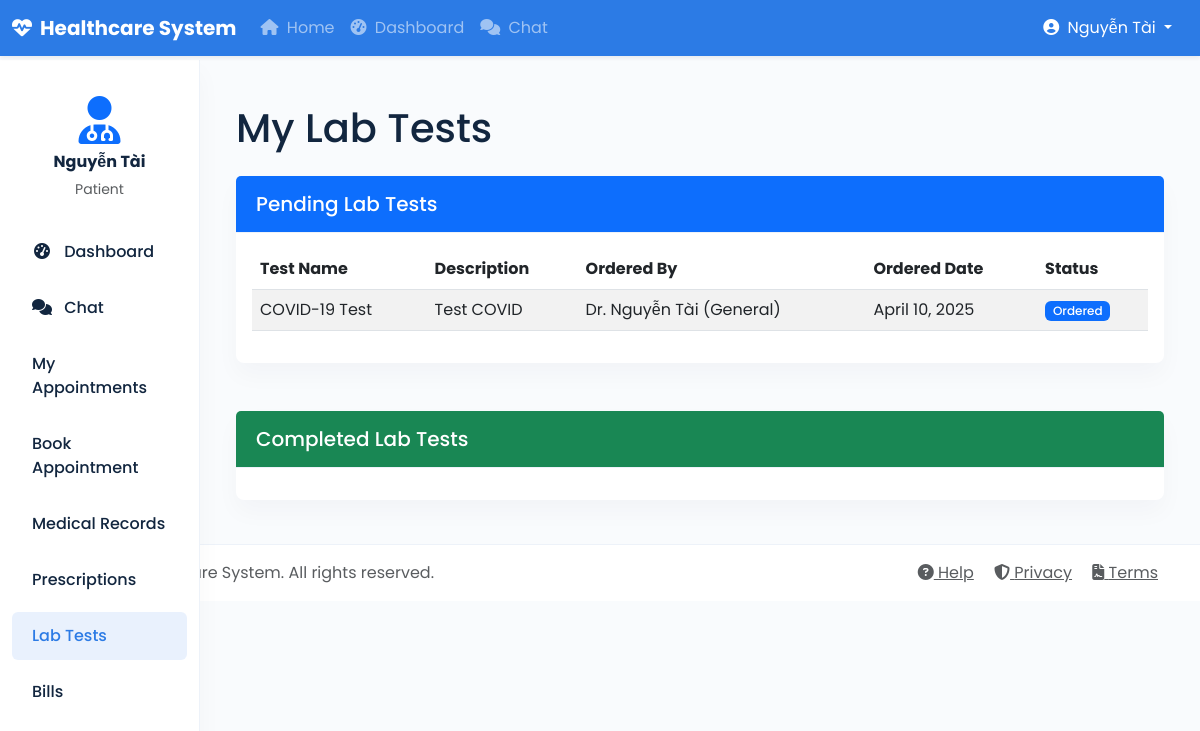
The page /patient/lab-tests/ (signed in) on the database its author committed.
### core/models.py (models this page shows, shortened)
class User(AbstractUser):
    USER_TYPE_CHOICES = (
        ('patient', 'Patient'),
        ('doctor', 'Doctor'),
        ('nurse', 'Nurse'),
        ('admin', 'Administrator'),
        ('pharmacist', 'Pharmacist'),
        ('insurance', 'Insurance Provider'),
        ('lab_tech', 'Lab Technician'),
    )
    user_type = models.CharField(max_length=20, choices=USER_TYPE_CHOICES)
    phone_number = models.CharField(max_length=15, blank=True, null=True)
    address = models.TextField(blank=True, null=True)
    date_of_birth = models.DateField(blank=True, null=True)

class LabTest(models.Model):
    STATUS_CHOICES = (
        ('ordered', 'Ordered'),
        ('sample_collected', 'Sample Collected'),
        ('in_progress', 'In Progress'),
        ('completed', 'Completed'),
        ('cancelled', 'Cancelled'),
    )
    patient = models.ForeignKey(Patient, on_delete=models.CASCADE, related_name='lab_tests')
    doctor = models.ForeignKey(Doctor, on_delete=models.CASCADE, related_name='ordered_lab_tests')
    test_name = models.CharField(max_length=100)
    description = models.TextField()
    status = models.CharField(max_length=20, choices=STATUS_CHOICES, default='ordered')
    ordered_date = models.DateField(auto_now_add=True)
    result = models.TextField(blank=True, null=True)
    result_date = models.DateField(blank=True, null=True)
    lab_technician = models.ForeignKey(LabTechnician, on_delete=models.SET_NULL, null=True, blank=True, related_name='conducted_tests')

class Doctor(models.Model):
    user = models.OneToOneField(User, on_delete=models.CASCADE, related_name='doctor_profile')
    specialization = models.CharField(max_length=100)
    license_number = models.CharField(max_length=50)
    consultation_fee = models.DecimalField(max_digits=10, decimal_places=2, default=0)
    available_days = models.CharField(max_length=100, blank=True, null=True)  # e.g., "Mon,Tue,Wed"
    available_hours = models.CharField(max_length=100, blank=True, null=True)  # e.g., "09:00-17:00"
    def __str__(self):
        return f"Dr. {self.user.get_full_name()} ({self.specialization})"

### core/views.py (the view)
# urls.py: path('patient/lab-tests/', views.patient_lab_tests, name='patient_lab_tests'),
@login_required
def patient_lab_tests(request):
    if request.user.user_type != 'patient':
        messages.error(request, 'Access denied')
        return redirect('core:dashboard')
    patient = Patient.objects.get(user=request.user)
    lab_tests = LabTest.objects.filter(patient=patient).order_by('-ordered_date')
    return render(request, 'core/patient/lab_tests.html', {'lab_tests': lab_tests})

### core/templates/core/patient/lab_tests.html (shortened to what this page needs)
{% extends 'core/base.html' %}
{% block content %}
<div class="container">
    <h1 class="mb-4">My Lab Tests</h1>
    {% if lab_tests %}
    <div class="row">
        <div class="col-md-12 mb-4">
            <div class="card">
                <div class="card-header bg-primary text-white">
                    <h5 class="mb-0">Pending Lab Tests</h5>
                </div>
                <div class="card-body">
                    <div class="table-responsive">
                        <table class="table table-striped">
                            <thead>
                                <tr>
                                    <th>Test Name</th>
                                    <th>Description</th>
                                    <th>Ordered By</th>
                                    <th>Ordered Date</th>
                                    <th>Status</th>
                                </tr>
                            </thead>
                            <tbody>
                                {% for test in lab_tests %}
                                {% if test.status != 'completed' and test.status != 'cancelled' %}
                                <tr>
                                    <td>{{ test.test_name }}</td>
                                    <td>{{ test.description }}</td>
                                    <td>{{ test.doctor }}</td>
                                    <td>{{ test.ordered_date }}</td>
                                    <td>
                                        {% if test.status == 'ordered' %}
                                        <span class="badge bg-primary">{{ test.get_status_display }}</span>
                                        {% elif test.status == 'sample_collected' %}
                                        <span class="badge bg-info">{{ test.get_status_display }}</span>
                                        {% elif test.status == 'in_progress' %}
                                        <span class="badge bg-warning">{{ test.get_status_display }}</span>
                                        {% endif %}
                                    </td>
                                </tr>
                                {% endif %}
                                {% endfor %}
                            </tbody>
                        </table>
                    </div>
                </div>
            </div>
        </div>
        <div class="col-md-12">
            <div class="card">
                <div class="card-header bg-success text-white">
                    <h5 class="mb-0">Completed Lab Tests</h5>
                </div>
                <div class="card-body">
                </div>
            </div>
        </div>
    </div>
    {% else %}
    <div class="alert alert-info">
        <p>You don't have any lab tests yet.</p>
    </div>
    {% endif %}
</div>
{% endblock %}

### core/templates/core/base.html (shortened to what this page needs)
<!DOCTYPE html>
<html lang="en">
<head>
    <link href="https://cdn.jsdelivr.net/npm/bootstrap@5.3.0-alpha1/dist/css/bootstrap.min.css" rel="stylesheet">
    <link rel="stylesheet" href="https://cdnjs.cloudflare.com/ajax/libs/font-awesome/6.4.0/css/all.min.css">
</head>
<body>
    <nav class="navbar navbar-expand-md navbar-dark bg-primary fixed-top">
        <div class="container-fluid">
            <a class="navbar-brand fw-bold" href="{% url 'core:home' %}">
                <i class="fas fa-heartbeat me-2"></i>Healthcare System
            </a>
            <div class="collapse navbar-collapse" id="navbarCollapse">
                <ul class="navbar-nav me-auto mb-2 mb-md-0">
                    <li class="nav-item">
                        <a class="nav-link" href="{% url 'core:home' %}">
                            <i class="fas fa-home me-1"></i> Home
                        </a>
                    </li>
                    {% if user.is_authenticated %}
                    <li class="nav-item">
                        <a class="nav-link" href="{% url 'core:dashboard' %}">
                            <i class="fas fa-tachometer-alt me-1"></i> Dashboard
                        </a>
                    </li>
                    <li class="nav-item">
                        <a class="nav-link" href="{% url 'chat:home' %}">
                            <i class="fas fa-comments me-1"></i> Chat
                        </a>
                    </li>
                    {% endif %}
                </ul>
                <div class="d-flex align-items-center">
                    {% if user.is_authenticated %}
                    <div class="dropdown me-3">
                        <a class="text-white dropdown-toggle text-decoration-none" href="#" role="button" id="userDropdown" data-bs-toggle="dropdown" aria-expanded="false">
                            <i class="fas fa-user-circle me-1"></i>
                            <span>{{ user.get_full_name|default:user.username }}</span>
                        </a>
                    </div>
                    {% endif %}
                </div>
            </div>
        </div>
    </nav>
    <div class="container-fluid">
        <div class="row">
            {% if user.is_authenticated %}
            <nav id="sidebar" class="col-md-3 col-lg-2 d-md-block sidebar collapse">
                <div class="position-sticky pt-3">
                    <div class="px-3 mb-4">
                        <div class="text-center">
                            <i class="fas fa-user-md fa-3x text-primary mb-2"></i>
                            <h6 class="fw-bold">{{ user.get_full_name|default:user.username }}</h6>
                            <p class="small text-muted mb-0">{{ user.get_user_type_display }}</p>
                        </div>
                    </div>
                    <ul class="nav flex-column">
                        {% block sidebar %}
                        <li class="nav-item">
                            <a class="nav-link" href="{% url 'core:dashboard' %}">
                                <i class="fas fa-tachometer-alt"></i> Dashboard
                            </a>
                        </li>
                        <li class="nav-item">
                            <a class="nav-link" href="{% url 'chat:home' %}">
                                <i class="fas fa-comments"></i> Chat
                            </a>
                        </li>
                        {% if user.user_type == 'patient' %}
                        <li class="nav-item">
                            <a class="nav-link" href="{% url 'core:patient_appointments' %}">
                                My Appointments
                            </a>
                        </li>
                        <li class="nav-item">
                            <a class="nav-link" href="{% url 'core:book_appointment' %}">
                                Book Appointment
                            </a>
                        </li>
                        <li class="nav-item">
                            <a class="nav-link" href="{% url 'core:patient_medical_records' %}">
                                Medical Records
                            </a>
                        </li>
                        <li class="nav-item">
                            <a class="nav-link" href="{% url 'core:patient_prescriptions' %}">
                                Prescriptions
                            </a>
                        </li>
                        <li class="nav-item">
                            <a class="nav-link" href="{% url 'core:patient_lab_tests' %}">
                                Lab Tests
                            </a>
                        </li>
                        <li class="nav-item">
                            <a class="nav-link" href="{% url 'core:patient_bills' %}">
                                Bills
                            </a>
                        </li>
                        {% elif user.user_type == 'pharmacist' %}
                        <li class="nav-item">
                            <a class="nav-link" href="{% url 'core:pharmacist_prescriptions' %}">
                                Prescriptions
                            </a>
                        </li>
                        {% elif user.user_type == 'lab_tech' %}
                        <li class="nav-item">
                            <a class="nav-link" href="{% url 'core:lab_tests' %}">
                                Lab Tests
                            </a>
                        </li>
                        {% elif user.user_type == 'insurance' %}
                        <li class="nav-item">
                            <a class="nav-link" href="{% url 'core:insurance_claims' %}">
                                Insurance Claims
                            </a>
                        </li>
                        {% endif %}
                        {% endblock %}
                    </ul>
                </div>
            </nav>
            <main class="col-md-9 ms-sm-auto col-lg-10 px-md-4 main-content">
            {% else %}
            <main class="col-12 px-4">
            {% endif %}
                <div class="mt-4">
                    {% block content %}{% endblock %}
                </div>
            </main>
        </div>
    </div>
    <footer class="footer mt-auto py-3 bg-light">
        <div class="container">
            <div class="row align-items-center">
                <div class="col-md-6">
                    <span class="text-muted">
                        © 2023 Healthcare System. All rights reserved.
                    </span>
                </div>
                <div class="col-md-6 text-md-end">
                    <a href="#" class="text-muted me-3"><i class="fas fa-question-circle"></i> Help</a>
                    <a href="#" class="text-muted me-3"><i class="fas fa-shield-alt"></i> Privacy</a>
                    <a href="#" class="text-muted"><i class="fas fa-file-contract"></i> Terms</a>
                </div>
            </div>
        </div>
    </footer>
</body>
</html>

### core/templates/core/base.html (style rules this page uses)
:root { --primary: #2c7be5; --primary-light: rgba(44, 123, 229, 0.1); --success: #00d97e; --success-light: rgba(0, 217, 126, 0.1); --danger: #e63757; --danger-light: rgba(230, 55, 87, 0.1); --warning: #f6c343; --warning-light: rgba(246, 195, 67, 0.1); --info: #39afd1; --info-light: rgba(57, 175, 209, 0.1); --light-bg: #f9fbfd; --dark-text: #12263f; --muted-text: #95aac9; --border-color: #edf2f9; --card-shadow: 0 0.75rem 1.5rem rgba(18, 38, 63, 0.03); }
body { padding-top: 60px; padding-bottom: 40px; font-family: 'Poppins', sans-serif; background-color: var(--light-bg); color: var(--dark-text); }
.navbar { box-shadow: 0 0.125rem 0.25rem rgba(18, 38, 63, 0.075); }
.navbar-dark { background-color: var(--primary) !important; }
.sidebar { position: fixed; top: 60px; bottom: 0; left: 0; z-index: 100; padding: 20px 0; overflow-x: hidden; overflow-y: auto; background-color: white; border-right: 1px solid var(--border-color); box-shadow: var(--card-shadow); }
.sidebar .nav-link { font-weight: 500; color: var(--dark-text); padding: 0.75rem 1.25rem; border-radius: 0.375rem; margin: 0.25rem 0.75rem; transition: all 0.2s ease; }
.sidebar .nav-link.active { background-color: var(--primary-light); color: var(--primary); }
.sidebar .nav-link i { margin-right: 0.5rem; width: 1.25rem; text-align: center; }
.main-content { margin-left: 240px; padding: 20px; }
.card { border: none; border-radius: 0.5rem; box-shadow: var(--card-shadow); margin-bottom: 1.5rem; }
.card-header { background-color: white; border-bottom: 1px solid var(--border-color); padding: 1rem 1.25rem; }
.badge { font-weight: 500; padding: 0.35em 0.65em; }
.footer { background-color: white !important; border-top: 1px solid var(--border-color); color: var(--muted-text); }

### rows shown on the page
User: get_full_name "Nguyễn Tài", user_type "Patient"
LabTest: test_name "COVID-19 Test", description "Test COVID", doctor "Dr. Nguyễn Tài (General)", ordered_date "April 10, 2025", status "Ordered"
